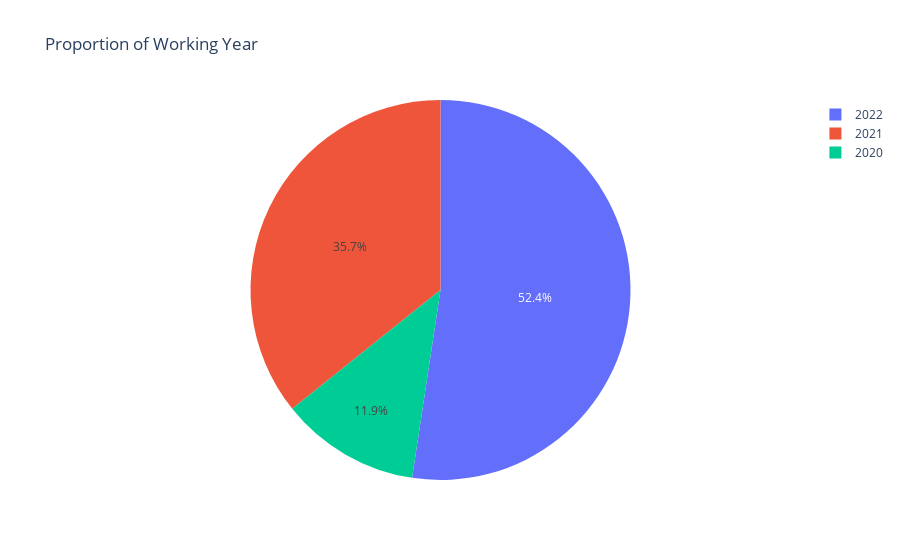

Source (notebook cell):
### Code cell
fig = px.pie(ds, names='work_year',
             title='Proportion of Working Year')
            #  color_discrete_sequence=px.colors.sequential.Turbo)

fig.show()

### Figure 1 — Plotly figure (JSON) as saved in the notebook; plotly's stock layout.template omitted (floating-point values rounded to 4 significant figures; data arrays with more than 128 entries replaced by an {"elided": "..."} marker saying what was removed)
{"data": [{"domain": {"x": [0, 1], "y": [0, 1]}, "hovertemplate": "work_year=%{label}<extra></extra>", "labels": {"elided": "607 int values"}, "legendgroup": "", "name": "", "showlegend": true, "type": "pie"}], "layout": {"legend": {"tracegroupgap": 0}, "title": {"text": "Proportion of Working Year"}}}
